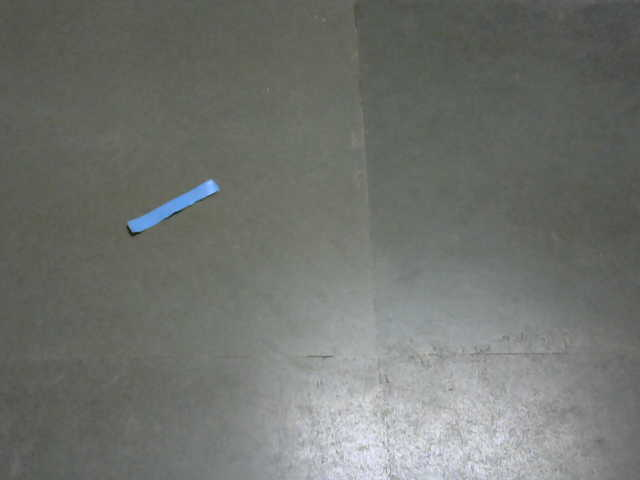
#> input picture images/opencv_frame_0.png, 640 x 480 px, found by its file name
$ python alignment.py
#> lines starting #> are read from the running program, lines starting #| are printed output that depends on the picture; after the words box and inside, x2 and y2 are one past the last pixel; in counts of white or black regions, pixels touching at a corner belong together
import cv2 as cv
import numpy as np

frame = cv.imread('opencv_frame_0.png', cv.IMREAD_COLOR)
#> frame is the input picture: shape (480, 640, 3); mean B, G, R 110.6, 114.9, 112.2

hsv = cv.cvtColor(frame, cv.COLOR_RGB2HSV)
#> hsv: shape (480, 640, 3); mean H, S, V 63.1, 14.6, 115.5
h = hsv[:,:,0]
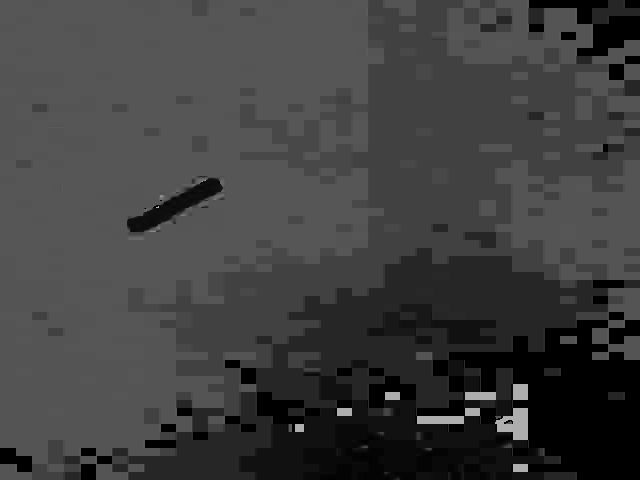
#> h: shape (480, 640); min 0, max 176, mean 63.1
s = hsv[:,:,1]
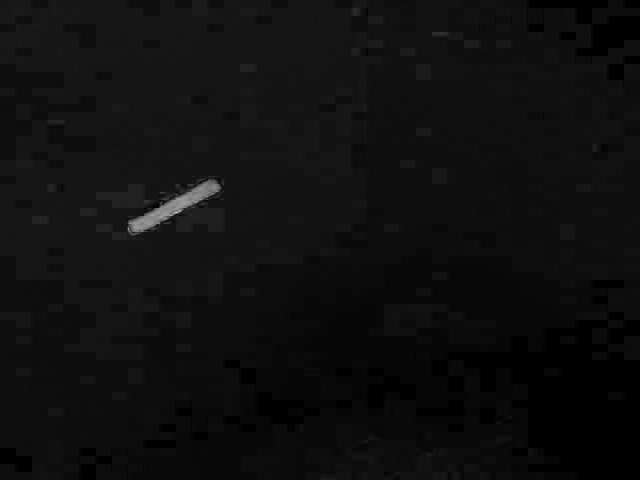
#> s: shape (480, 640); min 0, max 227, mean 14.6
v = hsv[:,:,2]

l_h = 0
l_s = 70
l_v = 70
u_h = 70
u_s = 255
u_v = 255
green_h  = cv.inRange(h,l_h,u_h)
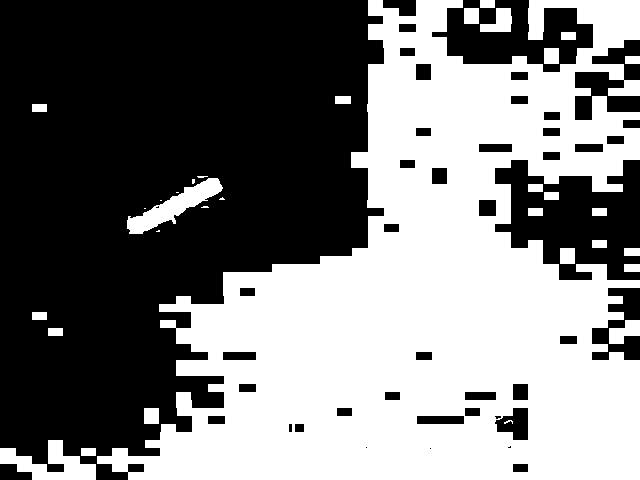
#> green_h: shape (480, 640); 47.8% white; 33 white regions (9 under 20 px), largest, box (x1, y1, x2, y2) and area: (97, 0, 640, 480) 139304, (0, 440, 96, 480) 1888, (127, 178, 223, 234) 1815
green_s  = cv.inRange(s,l_s,u_s)
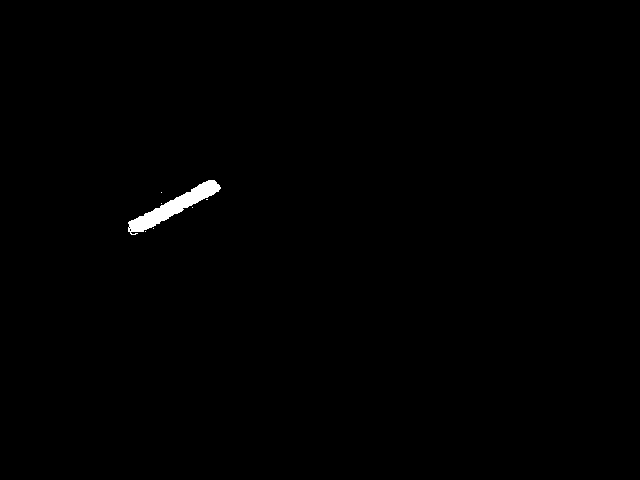
#> green_s: shape (480, 640); 0.46% white; 7 white regions (6 under 20 px), largest, box (x1, y1, x2, y2) and area: (128, 180, 221, 235) 1418
green_v  = cv.inRange(v,l_v,u_v)
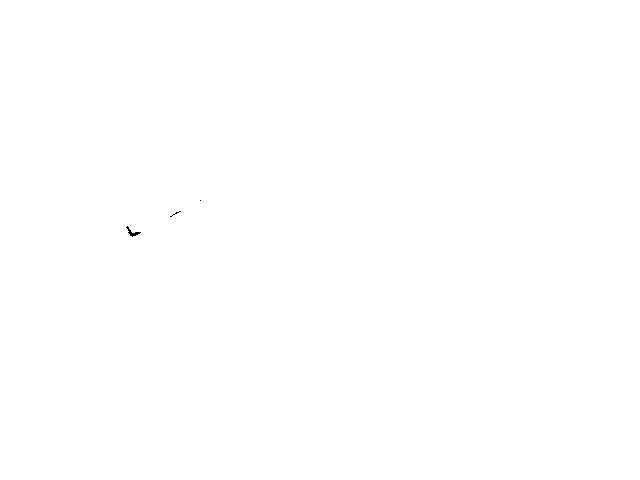
#> green_v: shape (480, 640); 100% white; black in thin lines or dots, all inside (x1, y1, x2, y2) = (126, 200, 201, 237)
ms = cv.bitwise_and(green_h, green_h, mask=green_s)
#> ms: shape (480, 640); 0.46% white; 2 white regions (1 under 20 px), largest, box (x1, y1, x2, y2) and area: (128, 180, 221, 234) 1405
green = cv.bitwise_and(ms, ms, mask=green_v)
#> green: shape (480, 640); 0.45% white; 2 white regions (1 under 20 px), largest, box (x1, y1, x2, y2) and area: (128, 180, 221, 232) 1386

kernel = np.ones((3,3),np.uint8)
erosion = cv.erode(green,kernel,iterations = 1)
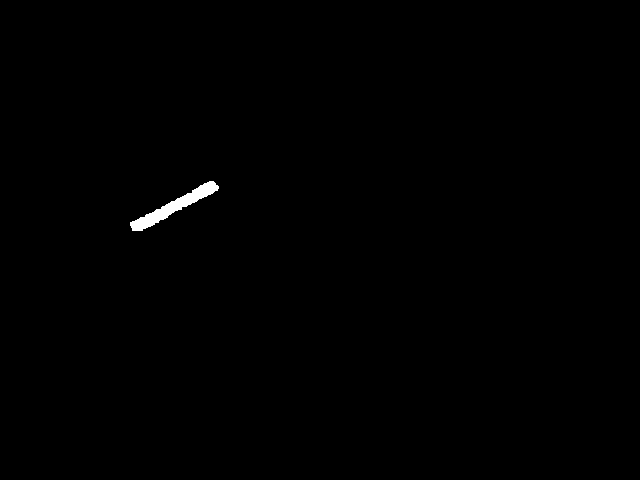
#> erosion: shape (480, 640); 0.36% white; 1 white region, box (x1, y1, x2, y2) and area: (130, 181, 219, 231) 1096

row, col = np.where( erosion == 255)
#> row = 1096 values from 181 to 230; col = 1096 values, max 218 at index 75, min 130 at index 921, mean 173.8
if (abs(row[0] - row[np.size(row)-1]) < abs(col[0] - col[np.size(col)-1])) :
    tmp = row
#> tmp = 1096 values from 181 to 230
    row = col
#> row has the same summary as col
    col = tmp
#> col = 1096 values from 181 to 230

x1 = np.percentile(row, 25, interpolation = 'midpoint')
#> x1 = 152
x3 = np.percentile(row, 75, interpolation = 'midpoint')
#> x3 = 196
x3_index = np.where(row == x3)
#> x3_index = ([97, 122, 148, 174, 197, 224, 251, 278, 304, 331, 358, 384, 408, 435],)
x1_index = np.where(row == x1)
#> x1_index = ([670, 695, 721, 747, 771, 799, 828, 857, 886, 914, 943, 972, 997, 1022],)
y3_index = (np.median(x3_index))
#> y3_index = 264.5
y1_index = (np.median(x1_index))
#> y1_index = 842.5
y3 = col[int(y3_index)]
#> y3 = 194
y1 = col[int(y1_index)]
#> y1 = 219
dir = y3 - y1
#> dir = -25
yaw_error = abs(x3-x1)
#> yaw_error = 44


# [7 lines of commented-out code are left out]

print(y3-y1)
#| -25

cv.imshow("frame", erosion)

cv.waitKey(0)

# [17 lines of commented-out code are left out]

$ run again, with images/opencv_frame_2.png copied over images/opencv_frame_0.png
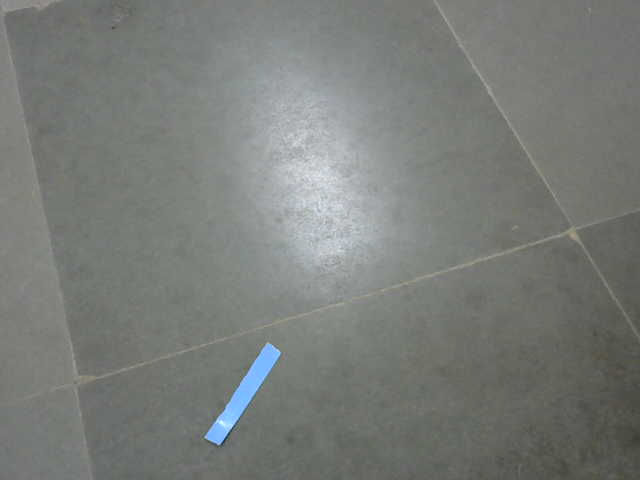
#> input picture images/opencv_frame_2.png, 640 x 480 px, found by its file name
#> frame is the input picture: shape (480, 640, 3); mean B, G, R 120.3, 124.1, 120.8
#> hsv: shape (480, 640, 3); mean H, S, V 62.2, 12.3, 124.7
#> `green_h  = cv.inRange(h,l_h,u_h)`:
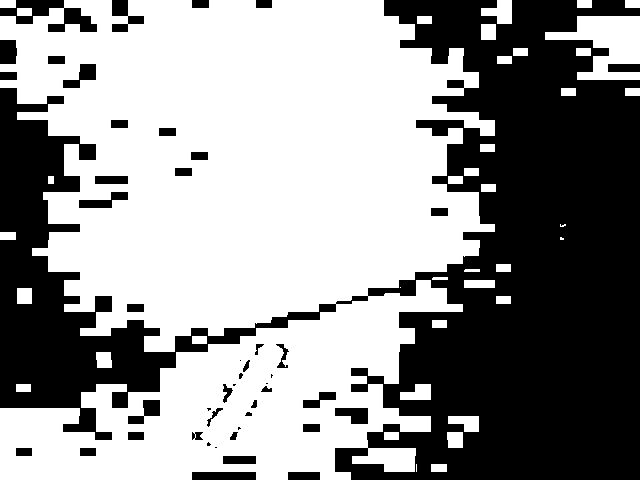
#> green_h: shape (480, 640); 57.6% white; 47 black regions (9 under 20 px), largest, box (x1, y1, x2, y2) and area: (0, 0, 640, 480) 121932, (0, 0, 97, 32) 1416, (112, 0, 144, 32) 512
#> green_s: shape (480, 640); 0.71% white; 4 white regions (3 under 20 px), largest, box (x1, y1, x2, y2) and area: (204, 344, 281, 445) 2186
#> green_v: shape (480, 640); 100% white; 4 black regions (3 under 20 px), largest, box (x1, y1, x2, y2) and area: (629, 432, 640, 444) 83
#> ms: shape (480, 640); 0.71% white; 1 white region, box (x1, y1, x2, y2) and area: (204, 344, 281, 445) 2186
#> green: shape (480, 640); 0.71% white; 1 white region, box (x1, y1, x2, y2) and area: (204, 344, 281, 445) 2185
#> `erosion = cv.erode(green,kernel,iterations = 1)`:
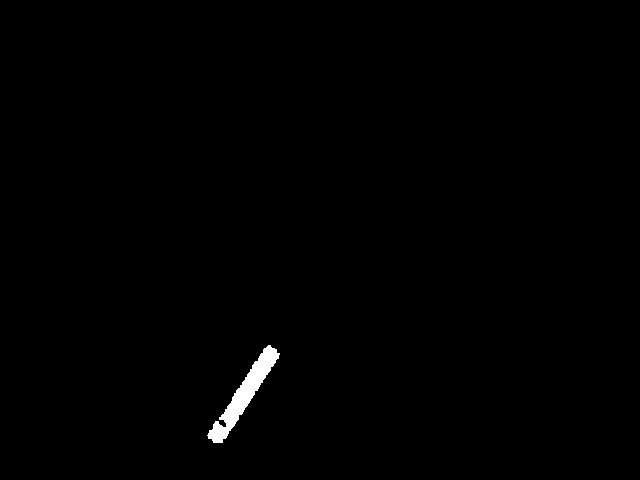
#> erosion: shape (480, 640); 0.59% white; 1 white region, box (x1, y1, x2, y2) and area: (207, 345, 280, 443) 1801
#> row = 1801 values from 345 to 442; col = 1801 values, max 279 at index 98, min 207 at index 1682, mean 244.1
#> x1 = 371
#> x3 = 417
#> y3_index = 1357.5
#> y1_index = 453.5
#> y3 = 228
#> y1 = 259
#> dir = -31
#> yaw_error = 46
#| -31
